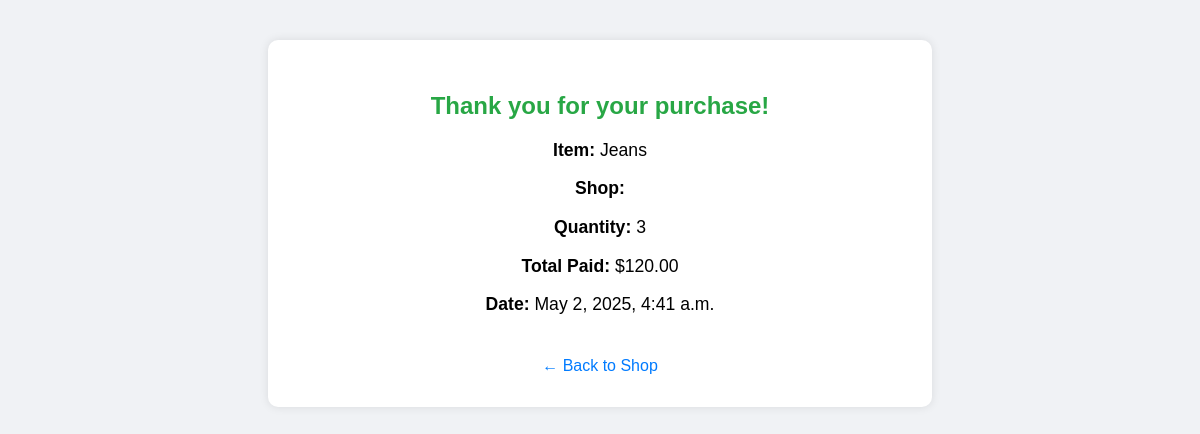
The page /mainapp/mainapp/order/2/confirmation/ on the database its author committed.
### mainapp/models.py (models this page shows, shortened)
class Order(models.Model):
    item = models.ForeignKey(Item, on_delete=models.CASCADE)
    shop = models.ForeignKey(Shop, on_delete=models.CASCADE)
    quantity = models.PositiveIntegerField(default=1)
    order_date = models.DateTimeField(auto_now_add=True, db_index=True)
    total_price = models.DecimalField(max_digits=10, decimal_places=2, default=0)  # For total price

class Item(models.Model):
    name = models.CharField(max_length=100)
    description = models.TextField(default="No Description Provided")
    price = models.DecimalField(max_digits=10, decimal_places=2)
    quantity = models.IntegerField(default=0)

### mainapp/views.py (the view)
# urls.py: path('mainapp/order/<int:order_id>/confirmation/', views.order_confirmation, name='order_confirmation'),
def order_confirmation(request, order_id):
    order = get_object_or_404(Order, id=order_id)
    return render(request, 'mainapp/order_confirmation.html', {'order': order})

### mainapp/templates/mainapp/order_confirmation.html (shortened to what this page needs)
<!DOCTYPE html>
<html>
<head>
</head>
<body>
    <div class="container">
        <h2>Thank you for your purchase!</h2>
        <p><strong>Item:</strong> {{ order.item.name }}</p>
        <p><strong>Shop:</strong> {{ order.shop.name }}</p>
        <p><strong>Quantity:</strong> {{ order.quantity }}</p>
        <p><strong>Total Paid:</strong> ${{ order.total_price }}</p>
        <p><strong>Date:</strong> {{ order.order_date }}</p>
        <a href="{% url 'customer_shop_view' order.shop.id %}" class="back-link">← Back to Shop</a>
    </div>
</body>
</html>

### mainapp/templates/mainapp/order_confirmation.html (style rules this page uses)
body { font-family: Arial, sans-serif; padding: 2rem; background-color: #f0f2f5; }
.container { background: white; padding: 2rem; max-width: 600px; margin: auto; border-radius: 10px; text-align: center; box-shadow: 0 0 10px rgba(0,0,0,0.1); }
h2 { color: #28a745; }
p { font-size: 1.1rem; }
.back-link { display: inline-block; margin-top: 1.5rem; text-decoration: none; color: #007bff; }

### rows shown on the page
Order: item.name "Jeans", quantity "3", total_price "120.00", order_date "May 2, 2025, 4:41 a.m."
